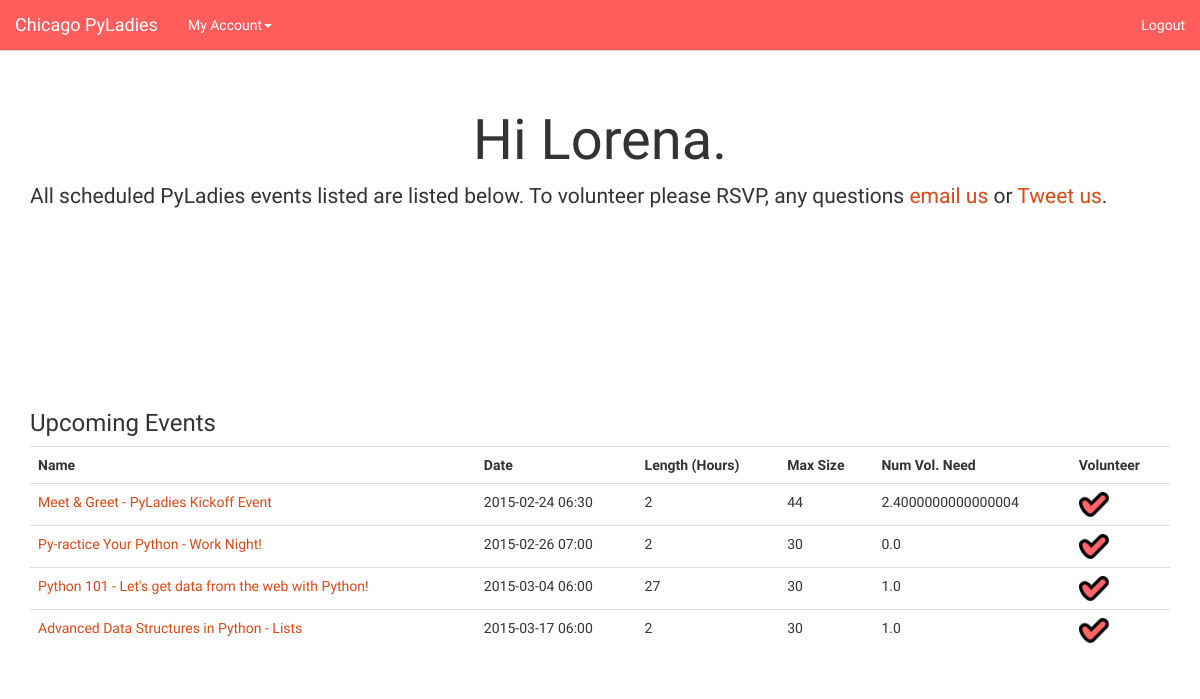
Screenshot of /index (signed in) with the database file from the repository.
### app/models.py (models this page shows, shortened)
class User(db.Model):
    __tablename__ = 'users'
    id = db.Column(db.Integer, primary_key=True)
    first_name = db.Column(db.String(80))
    last_name = db.Column(db.String(80))
    email = db.Column(db.String(120), unique=True)
    password = db.Column(db.String(15))
    events = db.relationship('Event', secondary=volunteer_schedule,
                             backref=db.backref('events'))

class Event(db.Model):
    __tablename__ = 'events'
    meetup_id = db.Column(db.Integer, primary_key=True, unique=True)
    name = db.Column(db.String(120))
    event_url = db.Column(db.String(80))
    start_time = db.Column(db.Integer)
    duration = db.Column(db.Integer)
    attendee_count = db.Column(db.Integer)
    @property
    def total_volunteers(self):
        return self.attendee_count / 10
    @property
    def num_volunteers(self):
        sql = "SELECT * FROM volunteer_schedule WHERE meetup_id = {0}".format(self.meetup_id)
        return len(db.session.query(volunteer_schedule).from_statement(text(sql)).all())
    @property
    def num_volunteers_needed(self):
        return self.total_volunteers - self.num_volunteers

### app/views.py (the view)
@app.route('/')
@app.route('/index')
def index():
    events = Event.query.filter(Event.start_time >= int(datetime.utcnow().strftime("%s"))).all()
    if events:
        events = sorted(events, key=lambda e: e.start_time) # Sort events based on start time
    user = User.query.filter_by(email=session.get('email', None)).first()
    if user:
        volunteering = [event.meetup_id for event in user.events]
    else:
        volunteering = []
    return render_template("index.html", events=events, volunteering=volunteering)

### app/__init__.py (called while the page is built)
@app.context_processor
def date_processor():
    def get_human_readable_date(time):
        naive = datetime.datetime.utcfromtimestamp(time)
        tz = pytz.timezone("America/Chicago")
        tzoffset = tz.utcoffset(naive)
        localized = tzoffset + naive
        return localized.strftime('%Y-%m-%d %I:%M')
    return dict(get_human_readable_date=get_human_readable_date)

@app.context_processor
def time_processor():
    def get_num_of_hours(time_in_milliseconds):
        '''
        :param time_in_milliseconds: as it sounds :-)
        :return: num_of_hours (3600000 ms per hour)
        '''
        return time_in_milliseconds / 3600000
    return dict(get_num_of_hours=get_num_of_hours)

### app/templates/index.html (shortened to what this page needs)
<!DOCTYPE html
PUBLIC "-//W3C//DTD XHTML 1.0 Transitional//EN"
"http://www.w3.org/TR/xhtml1/DTD/xhtml1-transitional.dtd">
<html>
<head>
    <link rel="stylesheet" href ="{{ url_for('static', filename='bootstrap.css') }}" media="screen">
    <link rel="stylesheet" href = "{{ url_for('static', filename='bootswatch.css') }}">
</head>
<body>
    <navbar class="navbar navbar-default navbar-fixed-top">
        <a href="../" class="navbar-brand">Chicago PyLadies</a>
        <div class="navbar-collapse collapse" id="navbar-main">
          <ul class="nav navbar-nav">
            {% if 'username' in session %}
            <li class="dropdown">
              <a class="dropdown-toggle" data-toggle="dropdown" href="#" id="themes" aria-expanded="false">My Account<span class="caret"></span></a>
            </li>
            {% endif %}
          </ul>
          <ul class="nav navbar-nav navbar-right">
              {% if 'username' in session %}
              <li><a href="{{ url_for('logout') }}" method="POST">Logout</a></li>
              {% else %}
              <li><a href="{{ url_for('login') }}" method="GET">Login</a></li>
              {% endif %}
          </ul>
        </div>
    </navbar>
    <div class="container">
        <div class="page-header" id="banner">
            <div class="row">
                <div class="col-lg-12 col-md-12 col-sm-12">
                    <h1 class="welcome">Hi {{session['username'] if 'username' in session else 'PyLady'}}.</h1>
                    {% if 'username' in session %}
                        <p class="lead text-left">All scheduled  PyLadies events listed are listed below. To volunteer please RSVP, any questions
                            <a href="mailto:chicago@pyladies.com">email us</a> or
                            <a href="http://twitter.com/home/?status=@PyLadiesChicago.+What+type+of+volunteering+help+do+you+need?">Tweet us</a>.</p>
                    {% endif %}
                </div>
            </div>
        </div>
        {% if events %}
        <h3>Upcoming Events</h3>
        <table class="table">
            <tr>
                <th>Name</th>
                <th>Date</th>
                <th>Length (Hours)</th>
                <th>Max Size</th>
                <th>Num Vol. Need</th>
                <th>Volunteer</th>
            </tr>
            {% for event in events %}
            <tr>
                <td><a href="{{event.event_url}}">{{event.name}}</a></td>
                <td>{{get_human_readable_date(event.start_time)}}</td>
                <td>{{event.duration}}</td>
                <td>{{event.attendee_count}}</td>
                <td class="volunteer_qty">{{event.num_volunteers_needed}}</td>
                {% if 'username' in session%}
                    {% if event.meetup_id not in volunteering %}
                        <td><a class='rsvp' href="{{url_for('rsvp_as_volunteer', user_id=session['user_id'], meetup_id=event.meetup_id)}}">RSVP</a></td>
                    {% else %}
                        <td><a class='rsvp' href="{{url_for('rsvp_as_volunteer', user_id=session['user_id'], meetup_id=event.meetup_id)}}"><img src="{{ url_for('static', filename='bold_checkmark_edited.png')}}" style="max-height: 25px"/></a></td>
                    {% endif %}
                {% else %}
                <td></td>
                {% endif %}
            </tr>
            {% endfor %}
        </table>
        {% else %}
        <h3>No events scheduled.</h3>
        {% endif %}
    </div>
</body>
</html>

### app/static/bootswatch.css (style rules this page uses)
body { padding-top: 50px }
body>.navbar { -webkit-transition: background-color 300ms ease-in; transition: background-color 300ms ease-in }
#banner { min-height: 300px; border-bottom: none }
.page-header h1 { font-size: 4em; text-align: center; }

### rows the page displays
User: first_name "Lorena"
Event: name "Meet & Greet - PyLadies Kickoff Event", start_time "2015-02-24 06:30", duration "2", attendee_count "44", num_volunteers_needed "2.4000000000000004"
Event: name "Py-ractice Your Python - Work Night!", start_time "2015-02-26 07:00", duration "2", attendee_count "30", num_volunteers_needed "0.0"
Event: name "Python 101 - Let's get data from the web with Python!", start_time "2015-03-04 06:00", duration "27", attendee_count "30", num_volunteers_needed "1.0"
Event: name "Advanced Data Structures in Python - Lists", start_time "2015-03-17 06:00", duration "2", attendee_count "30", num_volunteers_needed "1.0"
